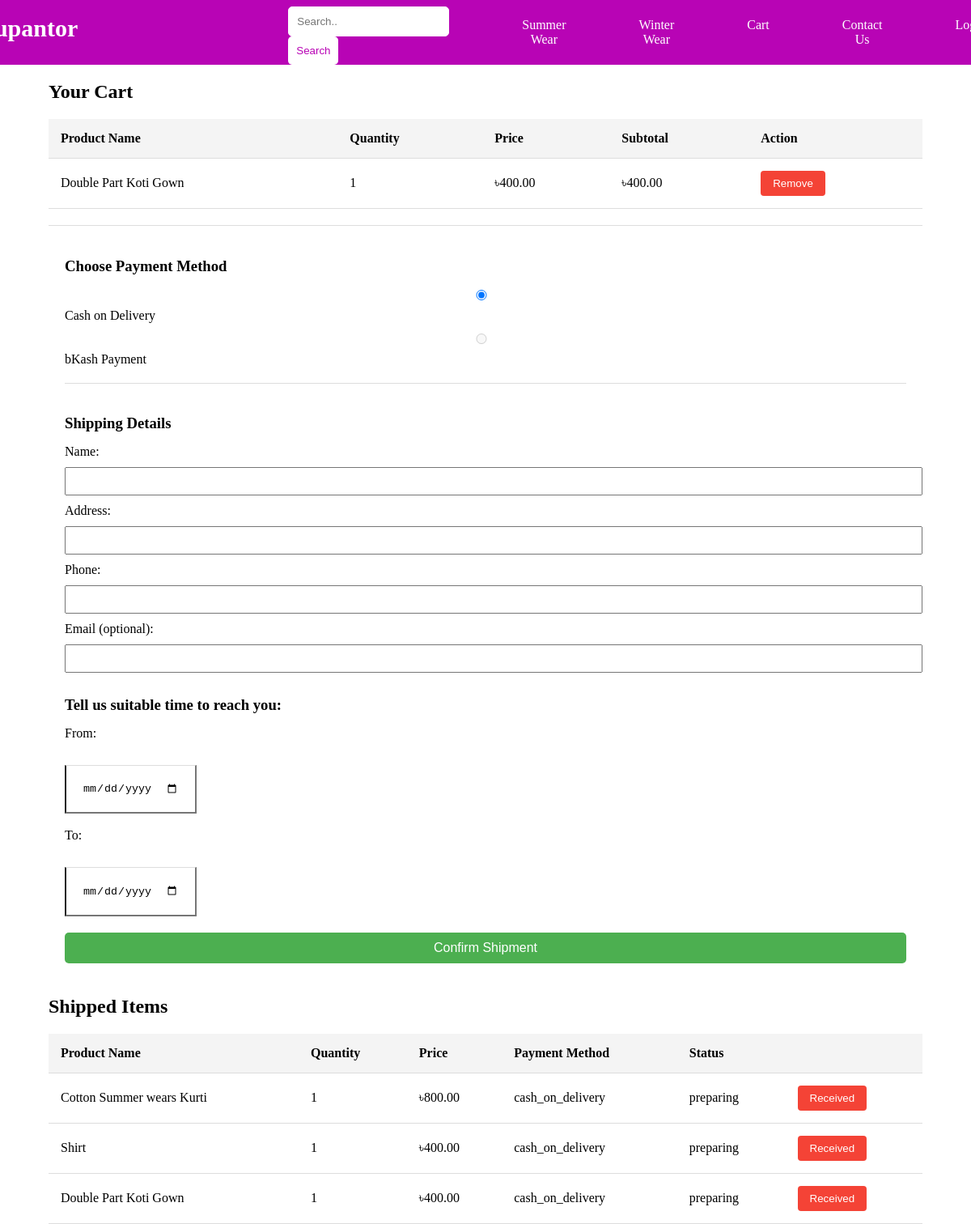
Before: /cart/ with the older database file.
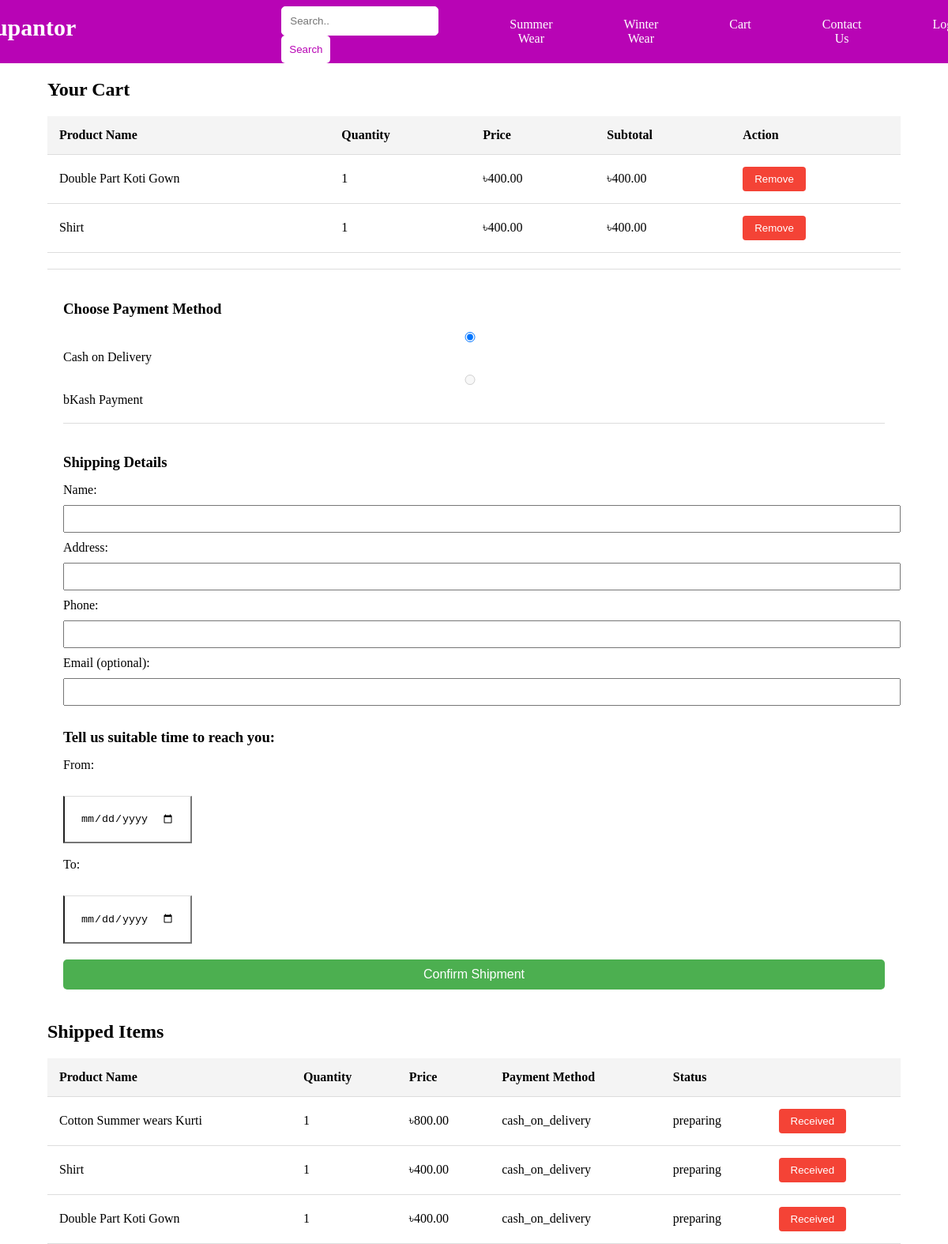
After: the same page with the newer database file.
### management/models.py (models this page shows, shortened)
class Cart(models.Model):
    product = models.ForeignKey(Wears, on_delete=models.CASCADE, null= True)
    quantity = models.IntegerField(default=1)
    user = models.ForeignKey(
        settings.AUTH_USER_MODEL,
        on_delete=models.CASCADE,
        related_name='cart',
        null=True,
        blank=True
    )
    session_key = models.CharField(max_length=40, null=True, blank=True)
    class Meta:
        unique_together = ('user', 'product', 'session_key')

class Wears(models.Model):
    summerOrWinterChoices  = [
        ('SummerWear', 'Summerwear'),
        ('WinterWear', 'Winterwear')
    ]
    productId = models.AutoField(primary_key=True)
    summerOrWinter  = models.CharField(max_length=20, choices=summerOrWinterChoices )
    categories = models.ManyToManyField(Category)
    productName = models.CharField(max_length=100)
    productColor = models.CharField(max_length=50, null=True)
    productBody = models.CharField(max_length=30, null=True)
    frontLength = models.CharField(max_length=30, null=True)
    backLength = models.CharField(max_length=30, null=True)
    productPrice = models.DecimalField(max_digits=8, decimal_places=2)
    available = models.IntegerField()
    description = models.TextField()
    productImage = models.ImageField(blank=True)

class Shipping(models.Model):
    statusChoices = [
        ('Preparing','Preparing'),
        ('Packaging','Packaging'),
        ('Shipping','Shipping'),
    ]
    user = models.ForeignKey(settings.AUTH_USER_MODEL, on_delete=models.CASCADE, related_name='shippings', null=True, blank=True)
    session_key = models.CharField(max_length=40, null=True, blank=True)
    product = models.ForeignKey('Wears', on_delete=models.CASCADE)
    quantity = models.IntegerField(default=1)
    payment_method = models.CharField(max_length=100)
    delivery_time_from = models.DateField(null=True, blank=True)
    delivery_time_to = models.DateField(null=True, blank=True)
    customer_name = models.CharField(max_length=100, null=True)
    customer_address = models.CharField(max_length=200, null=True)
    customer_phone = models.CharField(max_length=20, null=True)
    customer_email = models.EmailField(null=True, blank=True)
    shippingStatus = models.CharField(max_length=20, choices=statusChoices, default='Preparing', null=True, blank=True)

### management/views.py (the view)
# urls.py: path('cart/', views.cart, name='cart'),
def cart(request):
    template = loader.get_template('cart.html')
    if request.user.is_authenticated:
        cart_items = Cart.objects.filter(user=request.user)
        shipped_items = Shipping.objects.filter(user=request.user)
    else:
        session_key = request.session.session_key
        cart_items = Cart.objects.filter(session_key=session_key)
        shipped_items = Shipping.objects.filter(session_key=session_key)
    for item in cart_items:
        item.subtotal = item.quantity * item.product.productPrice
    context = {
        'cart_items': cart_items,
        'shipped_items': shipped_items
    }
    return HttpResponse(template.render(context, request))

### management/templates/cart.html (shortened to what this page needs)
<!DOCTYPE html>
<html lang="en">
<head>
</head>
<body>
    {% include 'header.html' %}
    <div class="cart-container">
        <h2>Your Cart</h2>
        {% if cart_items %}
        <table>
            <thead>
                <tr>
                    <th>Product Name</th>
                    <th>Quantity</th>
                    <th>Price</th>
                    <th>Subtotal</th>
                    <th>Action</th>
                </tr>
            </thead>
            <tbody>
                {% for item in cart_items %}
                <tr>
                    <td>{{ item.product.productName }}</td>
                    <td>{{ item.quantity }}</td>
                    <td>৳{{ item.product.productPrice }}</td>
                    <td>৳{{ item.subtotal }}</td>
                    <td>
                        <form action="{% url 'remove_from_cart' item.id %}" method="post">
                            <button type="submit" class="remove-btn" onclick="return confirm('Are you sure you want to remove this item?');">Remove</button>
                        </form>
                    </td>
                </tr>
                {% endfor %}
            </tbody>
        </table>
        <div class="payment-options">
            <h3>Choose Payment Method</h3>
            <form action="{% url 'confirm_shipment' %}" method="post">
                <label>
                    <input type="radio" name="payment_method" value="cash_on_delivery" checked>
                    Cash on Delivery
                </label>
                <label>
                    <input type="radio" name="payment_method" value="bkash" disabled>
                    bKash Payment
                </label>
                <div class="checkout-details">
                    <h3>Shipping Details</h3>
                    <label for="customer_name">Name:</label>
                    <input type="text" id="customer_name" name="customer_name" required>
                    <label for="customer_address">Address:</label>
                    <input type="text" id="customer_address" name="customer_address" required>
                    <label for="customer_phone">Phone:</label>
                    <input type="text" id="customer_phone" name="customer_phone" pattern="(\+88)?\d{11}" required>
                    <label for="customer_email">Email (optional):</label>
                    <input type="email" id="customer_email" name="customer_email">
                    <h3>Tell us suitable time to reach you:</h3>
                    <label for="delivery_time_from">From:</label>
                    <input type="date" id="delivery_time_from" name="delivery_time_from" class="payment-options"> <br><br>
                    <label for="delivery_time_to">To:</label>
                    <input type="date" id="delivery_time_to" name="delivery_time_to" class="payment-options">
                </div>
                <button type="submit" class="confirm-btn">Confirm Shipment</button>
            </form>
        </div>
        {% else %}
        <p>Your cart is empty.</p>
        {% endif %}
    </div>
    <div class="shipped-container">
        <h2>Shipped Items</h2>
        {% if shipped_items %}
        <table>
            <thead>
                <tr>
                    <th>Product Name</th>
                    <th>Quantity</th>
                    <th>Price</th>
                    <th>Payment Method</th>
                    <th>Status</th>
                    <th></th>
                </tr>
            </thead>
            <tbody>
                {% for item in shipped_items %}
                <tr>
                    <td>{{ item.product.productName }}</td>
                    <td>{{ item.quantity }}</td>
                    <td>৳{{ item.product.productPrice }}</td>
                    <td>{{ item.payment_method }}</td>
                    <td>{{ item.shippingStatus }}</td>
                    <td>
                        <form action="{% url 'received_shipment' item.id %}" method="post">
                            <button type="submit" class="remove-btn" onclick="return confirm('Are you confirming you have recieved the item?');">Received</button>
                        </form>
                    </td>
                </tr>
                {% endfor %}
            </tbody>
        </table>
        {% else %}
        <p>No shipped items.</p>
        {% endif %}
    </div>
</body>
</html>

### management/templates/header.html (shortened to what this page needs)
<!DOCTYPE html>
<html lang="en">
<head>
</head>
<body>
    <nav>
        <ul>
            <li><a href="/" class="home-link">Rupantor</a></li>
            <li>
                <div class="search-container">
                    <form action="{% url 'search' %}" method="get">
                        <input type="text" placeholder="Search.." class="search-box" name="q">
                        <button type="submit" class="search-button">Search</button>
                    </form>
                </div>
            </li>
            <li><a href="/summerwear/">Summer Wear</a></li>
            <li><a href="/winterwear/">Winter Wear</a></li>
            <li><a href="/cart/">Cart</a></li>
            <li><a href="/contact/">Contact Us</a></li>
            {% if request.user.is_authenticated  %}
                <li><a href="/logout/">LogOut from {{ user.username }}</a></li>
            {% else %}
                <li><a href="/login/">Login </a></li>
            {% endif %}
        </ul>
    </nav>
</body>
</html>

### management/templates/cart.html (style rules this page uses)
table { width: 100%; border-collapse: collapse; margin-top: 20px; }
th, td { padding: 15px; text-align: left; border-bottom: 1px solid #ddd; }
th { background-color: #f4f4f4; }
.cart-container, .shipped-container { width: 90%; margin: auto; }
.remove-btn { padding: 8px 15px; background-color: #f44336; color: white; border: none; border-radius: 4px; cursor: pointer; }
.payment-options { margin-top: 20px; padding: 20px; border-top: 1px solid #ddd; }
.payment-options h3 { margin-bottom: 15px; }
.payment-options label { margin-right: 20px; display: block; margin-bottom: 10px; }
.payment-options input[type="text"], .payment-options input[type="email"], .payment-options input[type="radio"] { margin-bottom: 10px; width: 100%; padding: 8px; }
.checkout-details { margin-top: 20px; border-top: 1px solid #ddd; padding-top: 20px; }
.confirm-btn { padding: 10px 20px; font-size: 16px; background-color: #4CAF50; color: white; border: none; border-radius: 5px; cursor: pointer; margin-top: 10px; display: block; width: 100%; margin-top: 20px; }

### management/templates/header.html (style rules this page uses)
body { margin: 0; }
nav { background-color: #B804B5; overflow: hidden; }
ul { list-style-type: none; margin: 0; padding: 0; overflow: hidden; display: flex; justify-content: center; }
li { width: auto; margin-right: 50px; margin-top: 8px; }
li:last-child { margin-right: 0; }
li:first-child { margin-right: 250px; }
li a { display: block; color: white; text-align: center; padding: 14px 20px; text-decoration: None; }
.home-link { font-weight: bold; font-size: 30px; color: white; background-color: #B804B5; padding: 10px; }
.search-container { display: flex; margin-left: auto; align-items: center; padding-right: 20px; }
.search-box { padding: 10px; border: 1px solid #fff; border-radius: 5px; }
.search-button { background-color: #fff; color: #B804B5; border: none; padding: 10px; border-radius: 5px; cursor: pointer; }

Changed rows visible on the page:
added Cart: product.productName "Shirt", quantity "1", product.productPrice "400.00", subtotal "400.00"
